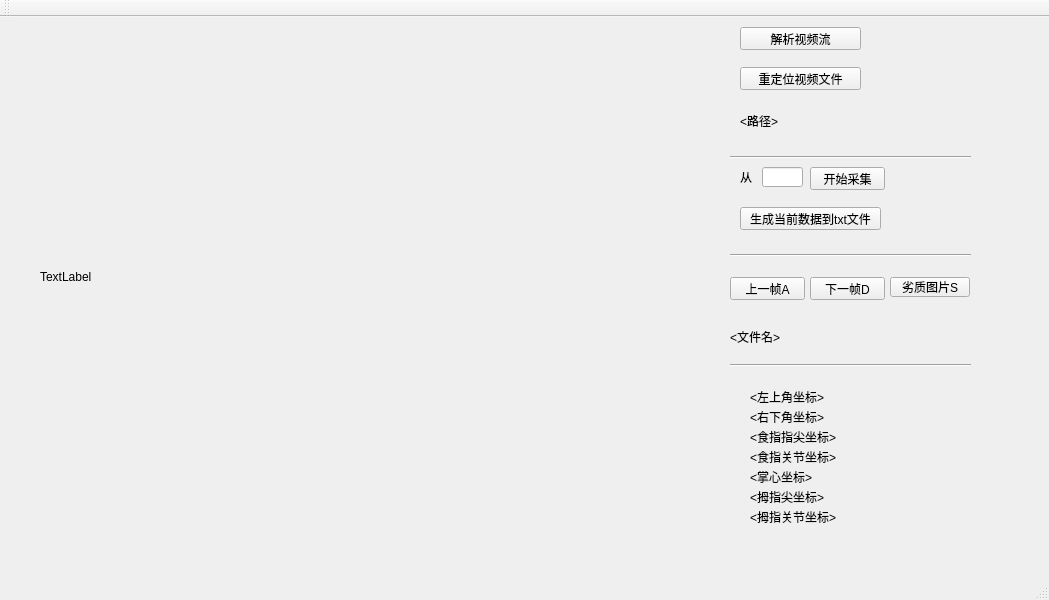
<?xml version="1.0" encoding="UTF-8"?>
<ui version="4.0">
 <class>collector</class>
 <widget class="QMainWindow" name="collector">
  <property name="geometry">
   <rect>
    <x>0</x>
    <y>0</y>
    <width>1049</width>
    <height>600</height>
   </rect>
  </property>
  <property name="windowTitle">
   <string>collector</string>
  </property>
  <widget class="QWidget" name="centralWidget">
   <widget class="QLabel" name="imageLabel">
    <property name="geometry">
     <rect>
      <x>40</x>
      <y>20</y>
      <width>640</width>
      <height>480</height>
     </rect>
    </property>
    <property name="text">
     <string>TextLabel</string>
    </property>
   </widget>
   <widget class="QPushButton" name="videoButt">
    <property name="geometry">
     <rect>
      <x>740</x>
      <y>10</y>
      <width>121</width>
      <height>23</height>
     </rect>
    </property>
    <property name="text">
     <string>解析视频流</string>
    </property>
   </widget>
   <widget class="QPushButton" name="selectButt">
    <property name="geometry">
     <rect>
      <x>740</x>
      <y>50</y>
      <width>121</width>
      <height>23</height>
     </rect>
    </property>
    <property name="text">
     <string>重定位视频文件</string>
    </property>
   </widget>
   <widget class="QLabel" name="pathLabel">
    <property name="geometry">
     <rect>
      <x>740</x>
      <y>79</y>
      <width>271</width>
      <height>51</height>
     </rect>
    </property>
    <property name="text">
     <string>&lt;路径&gt;</string>
    </property>
   </widget>
   <widget class="Line" name="line">
    <property name="geometry">
     <rect>
      <x>730</x>
      <y>130</y>
      <width>241</width>
      <height>20</height>
     </rect>
    </property>
    <property name="orientation">
     <enum>Qt::Horizontal</enum>
    </property>
   </widget>
   <widget class="QLabel" name="label">
    <property name="geometry">
     <rect>
      <x>740</x>
      <y>150</y>
      <width>16</width>
      <height>20</height>
     </rect>
    </property>
    <property name="text">
     <string>从</string>
    </property>
   </widget>
   <widget class="QLineEdit" name="lineEdit">
    <property name="geometry">
     <rect>
      <x>762</x>
      <y>150</y>
      <width>41</width>
      <height>20</height>
     </rect>
    </property>
   </widget>
   <widget class="QPushButton" name="startButt">
    <property name="geometry">
     <rect>
      <x>810</x>
      <y>150</y>
      <width>75</width>
      <height>23</height>
     </rect>
    </property>
    <property name="text">
     <string>开始采集</string>
    </property>
   </widget>
   <widget class="QPushButton" name="endButt">
    <property name="geometry">
     <rect>
      <x>740</x>
      <y>190</y>
      <width>141</width>
      <height>23</height>
     </rect>
    </property>
    <property name="text">
     <string>生成当前数据到txt文件</string>
    </property>
   </widget>
   <widget class="Line" name="line_2">
    <property name="geometry">
     <rect>
      <x>730</x>
      <y>230</y>
      <width>241</width>
      <height>16</height>
     </rect>
    </property>
    <property name="orientation">
     <enum>Qt::Horizontal</enum>
    </property>
   </widget>
   <widget class="QPushButton" name="lastButt">
    <property name="geometry">
     <rect>
      <x>730</x>
      <y>260</y>
      <width>75</width>
      <height>23</height>
     </rect>
    </property>
    <property name="text">
     <string>上一帧A</string>
    </property>
   </widget>
   <widget class="QPushButton" name="nextButt">
    <property name="geometry">
     <rect>
      <x>810</x>
      <y>260</y>
      <width>75</width>
      <height>23</height>
     </rect>
    </property>
    <property name="text">
     <string>下一帧D</string>
    </property>
   </widget>
   <widget class="QLabel" name="fileNameLabel">
    <property name="geometry">
     <rect>
      <x>730</x>
      <y>310</y>
      <width>231</width>
      <height>20</height>
     </rect>
    </property>
    <property name="text">
     <string>&lt;文件名&gt;</string>
    </property>
   </widget>
   <widget class="Line" name="line_3">
    <property name="geometry">
     <rect>
      <x>730</x>
      <y>340</y>
      <width>241</width>
      <height>16</height>
     </rect>
    </property>
    <property name="orientation">
     <enum>Qt::Horizontal</enum>
    </property>
   </widget>
   <widget class="QLabel" name="btLabel">
    <property name="geometry">
     <rect>
      <x>750</x>
      <y>470</y>
      <width>191</width>
      <height>20</height>
     </rect>
    </property>
    <property name="text">
     <string>&lt;拇指尖坐标&gt;</string>
    </property>
   </widget>
   <widget class="QLabel" name="tfjLabel">
    <property name="geometry">
     <rect>
      <x>750</x>
      <y>450</y>
      <width>191</width>
      <height>20</height>
     </rect>
    </property>
    <property name="text">
     <string>&lt;掌心坐标&gt;</string>
    </property>
   </widget>
   <widget class="QLabel" name="bjLabel">
    <property name="geometry">
     <rect>
      <x>750</x>
      <y>490</y>
      <width>191</width>
      <height>20</height>
     </rect>
    </property>
    <property name="text">
     <string>&lt;拇指关节坐标&gt;</string>
    </property>
   </widget>
   <widget class="QLabel" name="tlLabel">
    <property name="geometry">
     <rect>
      <x>750</x>
      <y>370</y>
      <width>191</width>
      <height>20</height>
     </rect>
    </property>
    <property name="text">
     <string>&lt;左上角坐标&gt;</string>
    </property>
   </widget>
   <widget class="QLabel" name="brLabel">
    <property name="geometry">
     <rect>
      <x>750</x>
      <y>390</y>
      <width>191</width>
      <height>20</height>
     </rect>
    </property>
    <property name="text">
     <string>&lt;右下角坐标&gt;</string>
    </property>
   </widget>
   <widget class="QLabel" name="iftLabel">
    <property name="geometry">
     <rect>
      <x>750</x>
      <y>410</y>
      <width>191</width>
      <height>20</height>
     </rect>
    </property>
    <property name="text">
     <string>&lt;食指指尖坐标&gt;</string>
    </property>
   </widget>
   <widget class="QLabel" name="ifjLabel">
    <property name="geometry">
     <rect>
      <x>750</x>
      <y>430</y>
      <width>191</width>
      <height>20</height>
     </rect>
    </property>
    <property name="text">
     <string>&lt;食指关节坐标&gt;</string>
    </property>
   </widget>
   <widget class="QPushButton" name="dropButton">
    <property name="geometry">
     <rect>
      <x>890</x>
      <y>260</y>
      <width>80</width>
      <height>20</height>
     </rect>
    </property>
    <property name="text">
     <string>劣质图片S</string>
    </property>
   </widget>
  </widget>
  <widget class="QMenuBar" name="menuBar">
   <property name="geometry">
    <rect>
     <x>0</x>
     <y>0</y>
     <width>1049</width>
     <height>22</height>
    </rect>
   </property>
  </widget>
  <widget class="QToolBar" name="mainToolBar">
   <attribute name="toolBarArea">
    <enum>TopToolBarArea</enum>
   </attribute>
   <attribute name="toolBarBreak">
    <bool>false</bool>
   </attribute>
  </widget>
  <widget class="QStatusBar" name="statusBar"/>
 </widget>
 <layoutdefault spacing="6" margin="11"/>
 <resources/>
 <connections/>
</ui>
